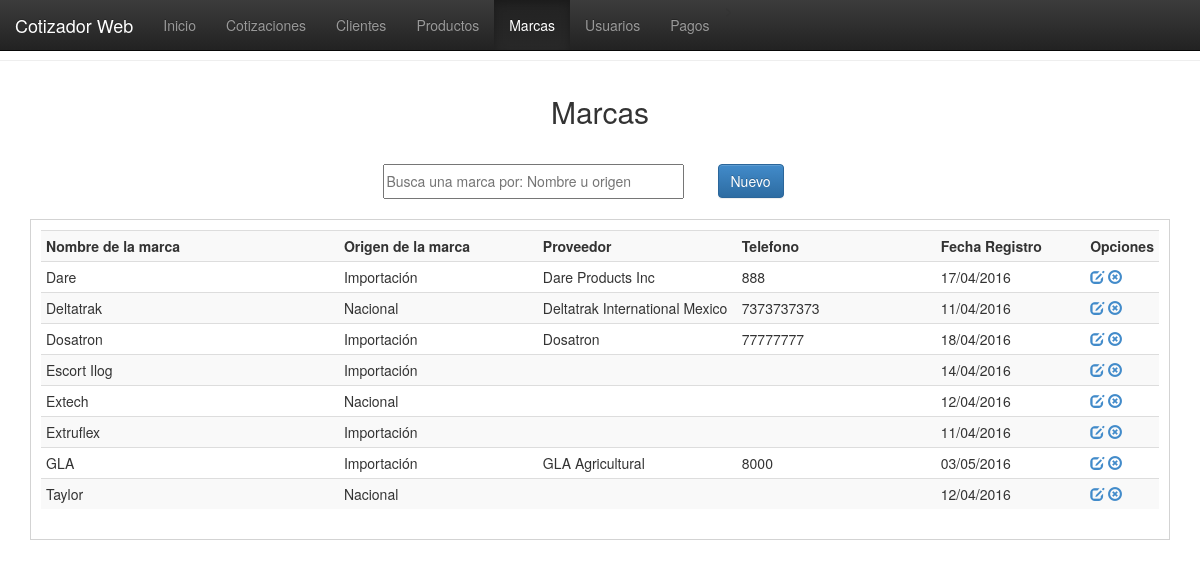
/vistas/marcas.php, run on the app's committed database.
### tables this page shows
CREATE TABLE `marcas` (
  `id_mca` int(11) NOT NULL,
  `nomb_mca` varchar(100) NOT NULL,
  `origen_mca` varchar(50) NOT NULL,
  `prov_mca` varchar(100) NOT NULL,
  `tel_mca` varchar(20) NOT NULL,
  `nota_mca` varchar(100) NOT NULL,
  `fecha_reg` date NOT NULL
);

### php/conexion.php (called while the page is built, shortened)
<?php
function fechaNormal($fecha){
		$nfecha = date('d/m/Y',strtotime($fecha));
		return $nfecha;
}
?>

### vistas/marcas.php (the view, shortened to what this page needs)
<!DOCTYPE html>
<html>
<head>
<link href="../css/estilo.css" rel="stylesheet">
<link href="../bootstrap/css/bootstrap.css" rel="stylesheet">
<link href="../bootstrap/css/bootstrap.min.css" rel="stylesheet">
<link href="../bootstrap/css/bootstrap-theme.css" rel="stylesheet">
<link href="../bootstrap/css/bootstrap-theme.min.css" rel="stylesheet">
</head>
<body>
  <nav class="navbar navbar-inverse navbar-fixed-top">
    <div class="container-fluid">
      <div class="navbar-header">
        <a class="navbar-brand" href="#">Cotizador Web</a>
      </div>
      <div class="collapse navbar-collapse" id="myNavbar">
        <ul class="nav navbar-nav">
          <li><a href="index.php">Inicio</a></li>>
          <li><a href="cotizaciones.php">Cotizaciones</a></li>
          <li><a href="clientes.php">Clientes</a></li>
          <li><a href="productos.php">Productos</a></li>
          <li class="active"><a href="marcas.php">Marcas</a></li>
          <li><a href="usuarios.php">Usuarios</a></li>
          <li><a href="pagos.php">Pagos</a></li>
        </ul>
      </div>
    </div>
  </nav>
  <br><br><hr>
    <header>Marcas</header>
    <section>
    <table border="0" align="center">
    	<tr>
        	<td width="335"><input type="text" placeholder="Busca una marca por: Nombre u origen" id="bs-mca"/></td>
            <td width="100"><button id="nueva-marca" class="btn btn-primary">Nuevo</button></td>
        </tr>
    </table>
    </section>
    <div class="registros" id="agrega-registros-mca">
        <table class="table table-striped table-condensed table-hover">
            <tr>
                <th width="300">Nombre de la marca</th>
                <th width="200">Origen de la marca</th>
                <th width="200">Proveedor</th>
                <th width="200">Telefono</th>
                <th width="150">Fecha Registro</th>
                <th width="50">Opciones</th>
            </tr>
        <?php
            include('../php/conexion.php');
            $registro = mysql_query("SELECT * FROM marcas ORDER BY nomb_mca ASC");
            while($registro2 = mysql_fetch_array($registro)){
                echo '<tr>
                        <td>'.$registro2['nomb_mca'].'</td>
                        <td>'.$registro2['origen_mca'].'</td>
                        <td>'.$registro2['prov_mca'].'</td>
                        <td>'.$registro2['tel_mca'].'</td>
                        <td>'.fechaNormal($registro2['fecha_reg']).'</td>
                        <td>
                            <a href="javascript:editarMarca('.$registro2['id_mca'].');" class="glyphicon glyphicon-edit"></a>
                            <a href="javascript:eliminarMarca('.$registro2['id_mca'].');" class="glyphicon glyphicon-remove-circle"></a>
                        </td>
                    </tr>';
            }
        ?>
        </table>
    </div>
</body>
</html>

### css/estilo.css (style rules this page uses)
body { margin:0px; font-family:"Trebuchet MS", Arial, Helvetica, sans-serif; min-width:1000px; }
header { margin:auto; padding:10px; font-size:30px; width:500px; text-align:center; margin-top:20px; }
section { margin-top:20px; }
section table tr td input { width:90%; height:35px; outline:none; font-size:14px; }
.registros { margin:auto; width:95%; margin-top:20px; border:1px solid #D3D3D3; height:auto; padding:10px; }

### data on the page
marcas: nomb_mca "Dare", origen_mca "Importación", prov_mca "Dare Products Inc", tel_mca "888", fecha_reg "17/04/2016"
marcas: nomb_mca "Deltatrak", origen_mca "Nacional", prov_mca "Deltatrak International Mexico", tel_mca "7373737373", fecha_reg "11/04/2016"
marcas: nomb_mca "Dosatron", origen_mca "Importación", prov_mca "Dosatron", tel_mca "77777777", fecha_reg "18/04/2016"
marcas: nomb_mca "Escort Ilog", origen_mca "Importación", fecha_reg "14/04/2016"
marcas: nomb_mca "Extech", origen_mca "Nacional", fecha_reg "12/04/2016"
marcas: nomb_mca "Extruflex", origen_mca "Importación", fecha_reg "11/04/2016"
marcas: nomb_mca "GLA", origen_mca "Importación", prov_mca "GLA Agricultural", tel_mca "8000", fecha_reg "03/05/2016"
marcas: nomb_mca "Taylor", origen_mca "Nacional", fecha_reg "12/04/2016"
